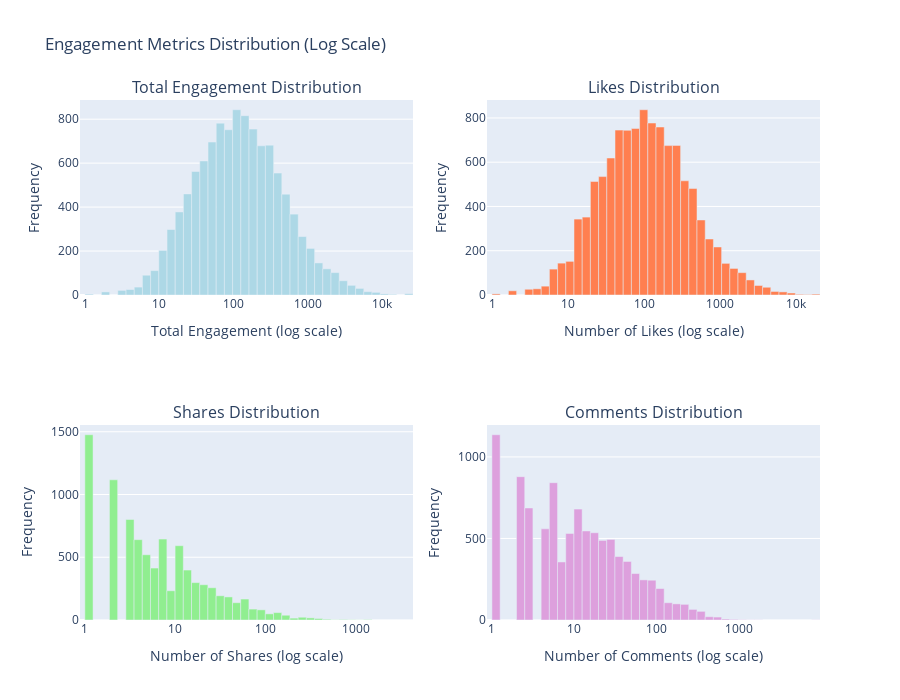

The notebook cell this image was saved under:
### Code cell
# Engagement distribution visualization - Histograms with log scale
import numpy as np

fig = make_subplots(
    rows=2, cols=2,
    subplot_titles=('Total Engagement Distribution', 'Likes Distribution',
                    'Shares Distribution', 'Comments Distribution')
)

# Function to create histogram with log bins and proper bar widths
def create_log_histogram_trace(data, color, num_bins=40):
    # Remove zeros (can't take log of 0)
    data_nonzero = data[data > 0]

    if len(data_nonzero) == 0:
        return go.Bar(x=[], y=[])

    # Create logarithmic bins
    log_bins = np.logspace(np.log10(data_nonzero.min()),
                           np.log10(data_nonzero.max()),
                           num_bins + 1)

    # Compute histogram
    counts, bin_edges = np.histogram(data_nonzero, bins=log_bins)

    # Use bin edges to create bars that span the full bin width
    # This creates a proper histogram appearance on log scale
    return go.Bar(
        x=bin_edges[:-1],  # Left edge of each bin
        y=counts,
        width=bin_edges[1:] - bin_edges[:-1],  # Actual width of each bin
        marker_color=color,
        offset=0
    )

# Create traces
total_trace = create_log_histogram_trace(df['total_engagement'], 'lightblue')
likes_trace = create_log_histogram_trace(df['numLikes'], 'coral')
shares_trace = create_log_histogram_trace(df['numShares'], 'lightgreen')
comments_trace = create_log_histogram_trace(df['numComments'], 'plum')

# Add traces
fig.add_trace(total_trace, row=1, col=1)
fig.add_trace(likes_trace, row=1, col=2)
fig.add_trace(shares_trace, row=2, col=1)
fig.add_trace(comments_trace, row=2, col=2)

# Update all x-axes to log scale
fig.update_xaxes(type="log", title_text="Total Engagement (log scale)", row=1, col=1)
fig.update_xaxes(type="log", title_text="Number of Likes (log scale)", row=1, col=2)
fig.update_xaxes(type="log", title_text="Number of Shares (log scale)", row=2, col=1)
fig.update_xaxes(type="log", title_text="Number of Comments (log scale)", row=2, col=2)

fig.update_yaxes(title_text="Frequency", row=1, col=1)
fig.update_yaxes(title_text="Frequency", row=1, col=2)
fig.update_yaxes(title_text="Frequency", row=2, col=1)
fig.update_yaxes(title_text="Frequency", row=2, col=2)

fig.update_layout(height=700, showlegend=False, bargap=0,
                  title_text="Engagement Metrics Distribution (Log Scale)")
fig.show()
fig.write_html('../output/figures/report_engagement_distribution.html')

print("Histograms created with logarithmic binning and proper bar widths")
print(f"Posts with 0 total engagement excluded: {(df['total_engagement'] == 0).sum()}")

### Figure 1 — Plotly figure (JSON) as saved in the notebook; plotly's stock layout.template omitted (floating-point values rounded to 4 significant figures)
{"data": [{"marker": {"color": "lightblue"}, "offset": 0, "type": "bar", "width": [0.2895, 0.3733, 0.4814, 0.6208, 0.8005, 1.032, 1.331, 1.716, 2.213, 2.854, 3.68, 4.746, 6.12, 7.892, 10.18, 13.12, 16.92, 21.82, 28.14, 36.28, 46.79, 60.34, 77.8, 100.3, 129.4, 166.8, 215.1, 277.4, 357.7, 461.3, 594.8, 767.0, 989.1, 1275.0, 1645.0, 2121.0, 2735.0, 3527.0, 4548.0, 5864.0], "x": [1.0, 1.29, 1.663, 2.144, 2.765, 3.566, 4.598, 5.929, 7.645, 9.859, 12.71, 16.39, 21.14, 27.26, 35.15, 45.33, 58.45, 75.37, 97.19, 125.3, 161.6, 208.4, 268.7, 346.5, 446.9, 576.2, 743.1, 958.2, 1236.0, 1593.0, 2055.0, 2649.0, 3416.0, 4406.0, 5681.0, 7326.0, 9447.0, 12180.0, 15710.0, 20260.0], "xaxis": "x", "y": [4, 0, 14, 0, 21, 25, 36, 90, 111, 203, 298, 378, 460, 562, 610, 696, 782, 752, 843, 816, 755, 679, 682, 555, 459, 368, 266, 212, 146, 119, 102, 65, 44, 30, 15, 12, 5, 3, 0, 6], "yaxis": "y"}, {"marker": {"color": "coral"}, "offset": 0, "type": "bar", "width": [0.282, 0.3615, 0.4635, 0.5942, 0.7618, 0.9766, 1.252, 1.605, 2.058, 2.638, 3.382, 4.336, 5.559, 7.126, 9.136, 11.71, 15.02, 19.25, 24.68, 31.64, 40.56, 52.0, 66.66, 85.46, 109.6, 140.5, 180.1, 230.9, 296.0, 379.4, 486.4, 623.6, 799.4, 1025.0, 1314.0, 1684.0, 2160.0, 2769.0, 3549.0, 4550.0], "x": [1.0, 1.282, 1.644, 2.107, 2.701, 3.463, 4.44, 5.692, 7.297, 9.355, 11.99, 15.37, 19.71, 25.27, 32.4, 41.53, 53.24, 68.26, 87.51, 112.2, 143.8, 184.4, 236.4, 303.0, 388.5, 498.1, 638.5, 818.6, 1049.0, 1345.0, 1725.0, 2211.0, 2835.0, 3634.0, 4659.0, 5973.0, 7658.0, 9817.0, 12590.0, 16130.0], "xaxis": "x2", "y": [5, 0, 19, 0, 26, 28, 40, 117, 144, 152, 343, 352, 513, 535, 619, 745, 744, 752, 837, 777, 759, 675, 676, 516, 481, 339, 253, 217, 143, 120, 101, 68, 43, 35, 16, 14, 9, 3, 2, 4], "yaxis": "y2"}, {"marker": {"color": "lightgreen"}, "offset": 0, "type": "bar", "width": [0.2322, 0.2861, 0.3525, 0.4343, 0.5352, 0.6594, 0.8125, 1.001, 1.234, 1.52, 1.873, 2.308, 2.844, 3.504, 4.317, 5.32, 6.555, 8.076, 9.952, 12.26, 15.11, 18.62, 22.94, 28.27, 34.83, 42.91, 52.88, 65.15, 80.28, 98.92, 121.9, 150.2, 185.1, 228.0, 281.0, 346.2, 426.6, 525.6, 647.6, 798.0], "x": [1.0, 1.232, 1.518, 1.871, 2.305, 2.84, 3.5, 4.312, 5.313, 6.547, 8.067, 9.94, 12.25, 15.09, 18.6, 22.91, 28.23, 34.79, 42.86, 52.81, 65.08, 80.19, 98.8, 121.7, 150.0, 184.8, 227.7, 280.6, 345.8, 426.1, 525.0, 646.9, 797.0, 982.1, 1210.0, 1491.0, 1837.0, 2264.0, 2789.0, 3437.0], "xaxis": "x3", "y": [1476, 0, 0, 1117, 0, 801, 640, 520, 414, 645, 233, 592, 398, 298, 281, 257, 193, 184, 138, 167, 87, 81, 49, 59, 38, 15, 22, 17, 12, 6, 2, 4, 2, 1, 3, 0, 0, 0, 0, 0], "yaxis": "y3"}, {"marker": {"color": "plum"}, "offset": 0, "type": "bar", "width": [0.2575, 0.3238, 0.4072, 0.512, 0.6439, 0.8097, 1.018, 1.28, 1.61, 2.025, 2.546, 3.201, 4.026, 5.062, 6.366, 8.005, 10.07, 12.66, 15.92, 20.02, 25.17, 31.65, 39.8, 50.05, 62.94, 79.15, 99.53, 125.2, 157.4, 197.9, 248.9, 313.0, 393.5, 494.9, 622.3, 782.6, 984.1, 1237.0, 1556.0, 1957.0], "x": [1.0, 1.257, 1.581, 1.988, 2.501, 3.144, 3.954, 4.972, 6.253, 7.863, 9.887, 12.43, 15.63, 19.66, 24.72, 31.09, 39.09, 49.16, 61.82, 77.74, 97.75, 122.9, 154.6, 194.4, 244.4, 307.4, 386.5, 486.1, 611.2, 768.6, 966.5, 1215.0, 1528.0, 1922.0, 2417.0, 3039.0, 3822.0, 4806.0, 6043.0, 7599.0], "xaxis": "x4", "y": [1136, 0, 0, 879, 687, 0, 559, 842, 356, 531, 680, 546, 535, 488, 494, 389, 359, 285, 246, 244, 193, 106, 99, 96, 65, 53, 20, 18, 6, 4, 2, 1, 1, 0, 0, 0, 0, 0, 0, 1], "yaxis": "y4"}], "layout": {"annotations": [{"font": {"size": 16}, "showarrow": false, "text": "Total Engagement Distribution", "x": 0.225, "xanchor": "center", "xref": "paper", "y": 1, "yanchor": "bottom", "yref": "paper"}, {"font": {"size": 16}, "showarrow": false, "text": "Likes Distribution", "x": 0.775, "xanchor": "center", "xref": "paper", "y": 1, "yanchor": "bottom", "yref": "paper"}, {"font": {"size": 16}, "showarrow": false, "text": "Shares Distribution", "x": 0.225, "xanchor": "center", "xref": "paper", "y": 0.375, "yanchor": "bottom", "yref": "paper"}, {"font": {"size": 16}, "showarrow": false, "text": "Comments Distribution", "x": 0.775, "xanchor": "center", "xref": "paper", "y": 0.375, "yanchor": "bottom", "yref": "paper"}], "bargap": 0, "height": 700, "showlegend": false, "title": {"text": "Engagement Metrics Distribution (Log Scale)"}, "xaxis": {"anchor": "y", "domain": [0, 0.45], "title": {"text": "Total Engagement (log scale)"}, "type": "log"}, "xaxis2": {"anchor": "y2", "domain": [0.55, 1], "title": {"text": "Number of Likes (log scale)"}, "type": "log"}, "xaxis3": {"anchor": "y3", "domain": [0, 0.45], "title": {"text": "Number of Shares (log scale)"}, "type": "log"}, "xaxis4": {"anchor": "y4", "domain": [0.55, 1], "title": {"text": "Number of Comments (log scale)"}, "type": "log"}, "yaxis": {"anchor": "x", "domain": [0.625, 1], "title": {"text": "Frequency"}}, "yaxis2": {"anchor": "x2", "domain": [0.625, 1], "title": {"text": "Frequency"}}, "yaxis3": {"anchor": "x3", "domain": [0, 0.375], "title": {"text": "Frequency"}}, "yaxis4": {"anchor": "x4", "domain": [0, 0.375], "title": {"text": "Frequency"}}}}
